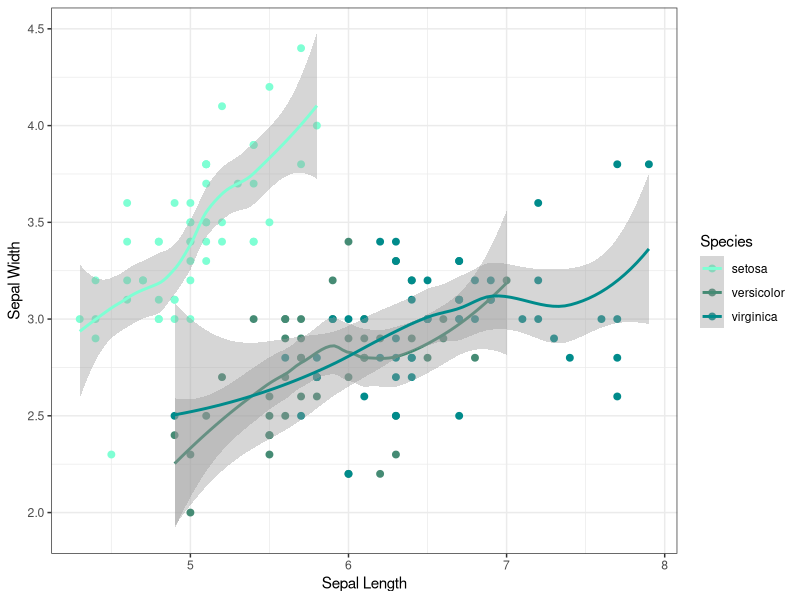

Here is the R script that generated this plot:
# Load Iris dataset and ggplot2
library(datasets)
library(ggplot2)
data("iris")

# Plot
plot <- ggplot(iris, aes(x = Sepal.Length, y = Sepal.Width, color = Species)) +
  geom_point(size = 2) +
  geom_smooth() +
  xlab("Sepal Length") +
  ylab("Sepal Width") +
  scale_color_manual(values = c("aquamarine", "aquamarine4", "darkcyan")) +
  theme_bw()
  
plot
